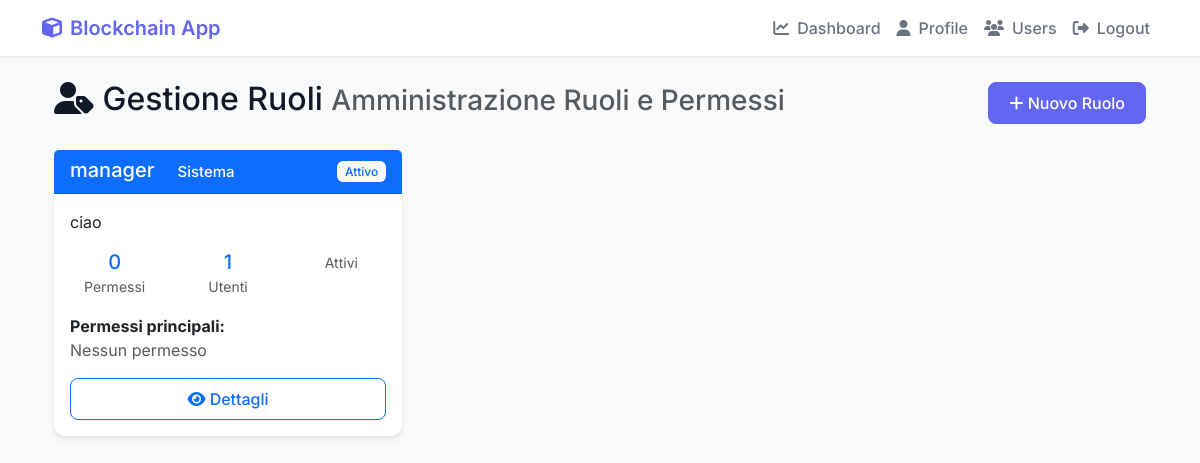
Before: /user-management/roles/ (signed in) with the older database file.
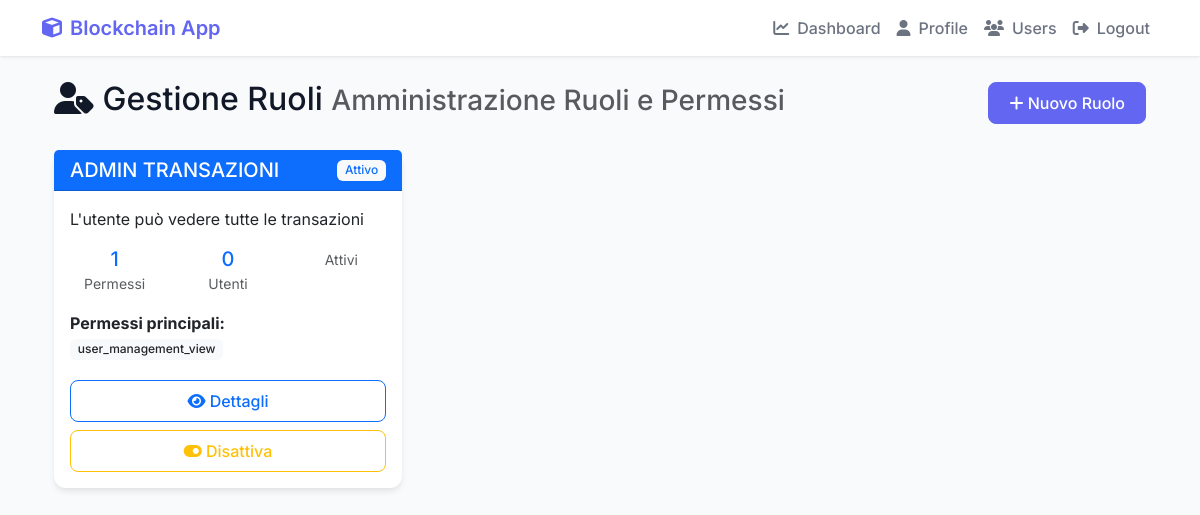
After: the same page with the newer database file.
### Cripto1/models.py (models this page shows, shortened)
class Role(models.Model):
    name = models.CharField(max_length=100, unique=True)
    description = models.TextField()
    permissions = models.ManyToManyField(Permission, blank=True)
    is_active = models.BooleanField(default=True)
    is_system_role = models.BooleanField(default=False)  # Ruoli di sistema non possono essere eliminati
    created_at = models.DateTimeField(auto_now_add=True)
    updated_at = models.DateTimeField(auto_now=True)
    class Meta:
        ordering = ['name']
        verbose_name = "Ruolo"
        verbose_name_plural = "Ruoli"

class Permission(models.Model):
    name = models.CharField(max_length=100, unique=True)
    codename = models.CharField(max_length=100, unique=True)
    description = models.TextField()
    category = models.CharField(max_length=50, choices=[
        ('USER_MANAGEMENT', 'Gestione Utenti'),
        ('TRANSACTION_MANAGEMENT', 'Gestione Transazioni'),
        ('BLOCKCHAIN_MANAGEMENT', 'Gestione Blockchain'),
        ('SYSTEM_ADMIN', 'Amministrazione Sistema'),
        ('AUDIT_LOGS', 'Log di Audit'),
        ('SECURITY', 'Sicurezza'),
        ('REPORTS', 'Report e Analytics'),
    ])
    is_active = models.BooleanField(default=True)
    created_at = models.DateTimeField(auto_now_add=True)
    updated_at = models.DateTimeField(auto_now=True)
    class Meta:
        ordering = ['category', 'name']
        verbose_name = "Permesso"
        verbose_name_plural = "Permessi"

### Cripto1/views.py (the view)
    def wrapper(request, *args, **kwargs):
        if not request.user.is_authenticated:
            messages.error(request, "Devi essere autenticato per accedere a questa sezione.")
            return redirect('Cripto1:login')
        return view_func(request, *args, **kwargs)

### Cripto1/models.py (called while the page is built)
    def is_locked(self):
        if self.locked_until and timezone.now() < self.locked_until:
            return True
        return False

    def update_last_login(self, ip_address=None):
        self.last_login_date = timezone.now()
        if ip_address:
            self.last_login_ip = ip_address
        self.save()

### Cripto1/views.py (called while the page is built)
def user_management_required(view_func):
    def wrapper(request, *args, **kwargs):
        if not request.user.is_authenticated:
            messages.error(request, "Devi essere autenticato per accedere a questa sezione.")
            return redirect('Cripto1:login')
        return view_func(request, *args, **kwargs)
    return wrapper

@login_required
@user_management_required
def role_list(request):
    roles = Role.objects.all().prefetch_related(
        'permissions',
        'user_assignments'
    ).order_by('name')
    context = {
        'roles': roles
    }
    return render(request, 'Cripto1/user_management/role_list.html', context)

### Cripto1/templates/Cripto1/user_management/role_list.html (shortened to what this page needs)
{% extends 'Cripto1/base.html' %}
{% load static %}
{% block content %}
<div class="container-fluid mt-4">
    <div class="row">
        <div class="col-12">
            <div class="d-flex justify-content-between align-items-center mb-4">
                <h2>
                    <i class="fas fa-user-tag"></i> Gestione Ruoli
                    <small class="text-muted">Amministrazione Ruoli e Permessi</small>
                </h2>
                <div>
                    <a href="{% url 'Cripto1:create_role' %}" class="btn btn-primary">
                        <i class="fas fa-plus"></i> Nuovo Ruolo
                    </a>
                </div>
            </div>
        </div>
    </div>
    <div class="row">
        {% for role in roles %}
        <div class="col-md-6 col-lg-4">
            <div class="card mb-4 border-{% if role.is_active %}primary{% else %}danger{% endif %}">
                <div class="card-header bg-{% if role.is_active %}primary{% else %}danger{% endif %} text-white d-flex justify-content-between align-items-center">
                    <h5 class="mb-0">
                        {{ role.name }}
                        {% if role.is_system_role %}
                            <span class="badge bg-purple ms-2">Sistema</span>
                        {% endif %}
                    </h5>
                    <span class="badge bg-light text-{% if role.is_active %}primary{% else %}danger{% endif %}">
                        {% if role.is_active %}Attivo{% else %}Inattivo{% endif %}
                    </span>
                </div>
                <div class="card-body">
                    <p class="card-text">{{ role.description|default:"Nessuna descrizione" }}</p>
                    <div class="row text-center mb-3">
                        <div class="col-4">
                            <h5 class="mb-0 text-primary">{{ role.permissions.count }}</h5>
                            <small class="text-muted">Permessi</small>
                        </div>
                        <div class="col-4">
                            <h5 class="mb-0 text-primary">{{ role.user_assignments.count }}</h5>
                            <small class="text-muted">Utenti</small>
                        </div>
                        <div class="col-4">
                            <small class="text-muted">Attivi</small>
                        </div>
                    </div>
                    <div class="mb-3">
                        <strong>Permessi principali:</strong><br>
                        {% for permission in role.permissions.all|slice:":5" %}
                            <span class="badge bg-light text-dark me-1 mb-1">{{ permission.name }}</span>
                        {% empty %}
                            <span class="text-muted">Nessun permesso</span>
                        {% endfor %}
                    </div>
                    <div class="d-grid gap-2">
                        <a href="{% url 'Cripto1:role_detail' role.id %}" class="btn btn-outline-primary">
                            <i class="fas fa-eye"></i> Dettagli
                        </a>
                        {% if not role.is_system_role %}
                            <button class="btn btn-outline-{% if role.is_active %}warning{% else %}success{% endif %}" onclick="toggleRoleStatus({{ role.id }}, '{{ role.name }}')">
                                <i class="fas fa-toggle-on"></i>
                                {% if role.is_active %}Disattiva{% else %}Attiva{% endif %}
                            </button>
                        {% endif %}
                    </div>
                </div>
            </div>
        </div>
        {% endfor %}
    </div>
</div>
{% endblock %}

Changed rows visible on the page:
removed Role: name "manager", is_system_role "Sistema", is_active "Attivo", description "ciao", permissions.count "0", user_assignments.count "1"
added Role: name "ADMIN TRANSAZIONI", is_active "Attivo", description "L'utente può vedere tutte le transazioni", permissions.count "1", user_assignments.count "0"
now on this page (row unchanged): Permission: name "user_management_view"
